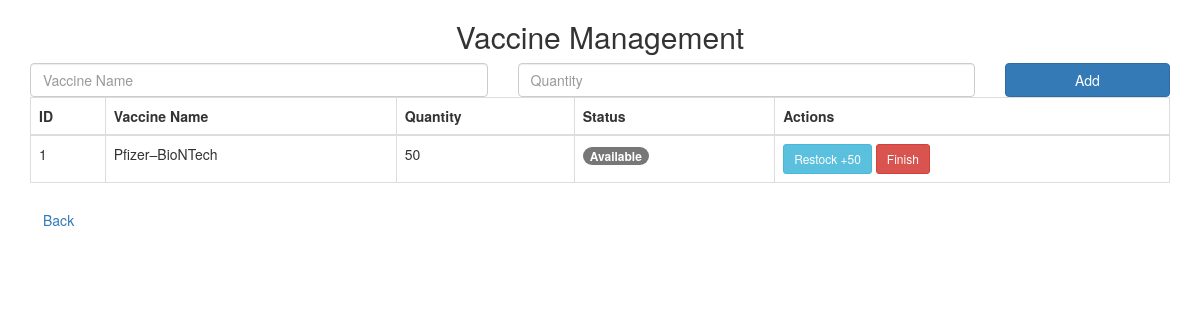
The app's page /hospital/vaccine.php (signed in) with its own data.
### tables this page shows
CREATE TABLE `hospital_vaccines` (
  `id` int(11) NOT NULL,
  `hospital_id` int(11) DEFAULT NULL,
  `vaccine_name` varchar(100) DEFAULT NULL,
  `quantity` int(11) DEFAULT 0,
  `status` varchar(30) DEFAULT 'Available'
);

### hospital/vaccine.php (the view, shortened to what this page needs)
<?php
include '../db_connect.php';
$hospital_id = $_SESSION['hospital_id'];
$vaccines = $conn->query("SELECT * FROM hospital_vaccines WHERE hospital_id=$hospital_id");
?>
<!DOCTYPE html>
<html>
<head>
    <link rel="stylesheet" href="../css/bootstrap.min.css">
</head>
<body class="container mt-5">
<h2 class="text-center mb-4">Vaccine Management</h2>
<form method="POST" class="mb-4">
    <div class="row">
        <div class="col-md-5">
            <input type="text" name="vaccine_name" class="form-control" placeholder="Vaccine Name" required>
        </div>
        <div class="col-md-5">
            <input type="number" name="quantity" class="form-control" placeholder="Quantity" required>
        </div>
        <div class="col-md-2">
            <button name="add" class="btn btn-primary btn-block">Add</button>
        </div>
    </div>
</form>
<table class="table table-bordered">
    <thead>
        <tr>
            <th>ID</th>
            <th>Vaccine Name</th>
            <th>Quantity</th>
            <th>Status</th>
            <th>Actions</th>
        </tr>
    </thead>
    <tbody>
        <?php while($row = $vaccines->fetch_assoc()): ?>
        <tr>
            <td><?= $row['id']; ?></td>
            <td><?= $row['vaccine_name']; ?></td>
            <td><?= $row['quantity']; ?></td>
            <td>
                <?php if($row['quantity'] == 0): ?>
                    <span class="badge bg-danger">Finished</span>
                <?php else: ?>
                    <span class="badge bg-success">Available</span>
                <?php endif; ?>
            </td>
            <td>
                <a href="vaccine.php?restock=<?= $row['id']; ?>" class="btn btn-sm btn-info">Restock +50</a>
                <a href="vaccine.php?finish=<?= $row['id']; ?>" class="btn btn-sm btn-danger">Finish</a>
            </td>
        </tr>
        <?php endwhile; ?>
    </tbody>
</table>
<a href="dashboard.php" class="btn btn-secondary">Back</a>
</body>
</html>

### records on screen
hospital_vaccines: id "1", vaccine_name "Pfizer–BioNTech", quantity "50", shows "Available"
